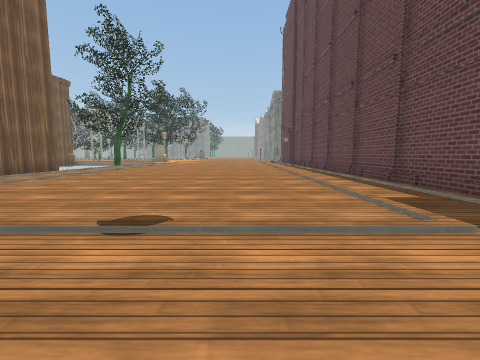
[1] (above)

18 first-person views from a walk through a scene from a Unity 3-D project. The camera is 1.4 m above the floor, tilts 6° down and sees 90° across. The floor is counted in squares, 2 m on a side. Each view is taken from the middle of a square. On the plan, view 1 faces up. The plan holds only what a view shows up to about 9 squares ahead; the rest is blank. The place goes on beyond the plan. The player is left out. Some surface patterns are stand-ins.

[2]
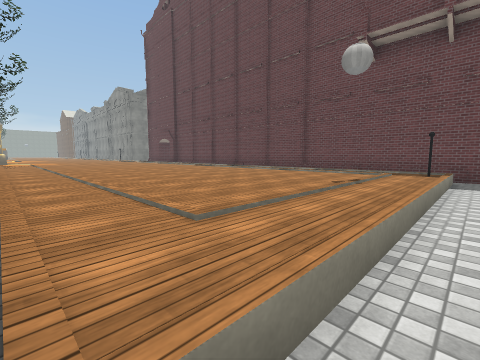

[3]
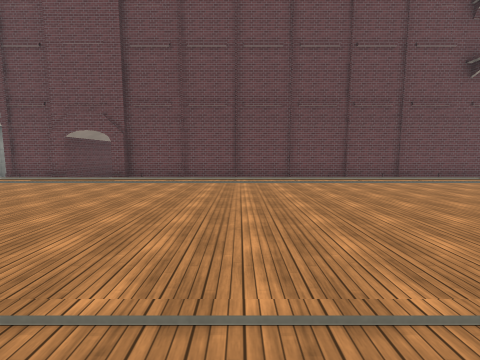

[4]
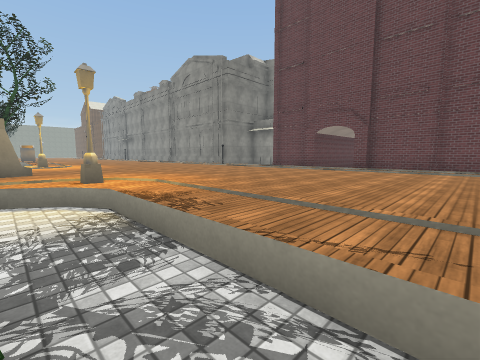

[5]
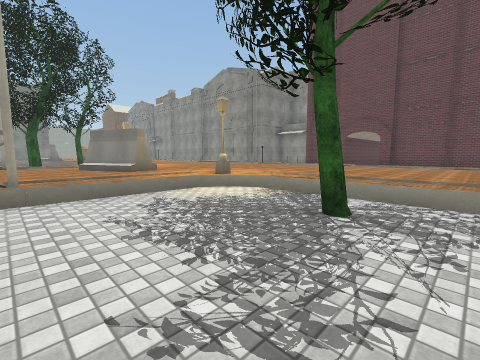

[6]
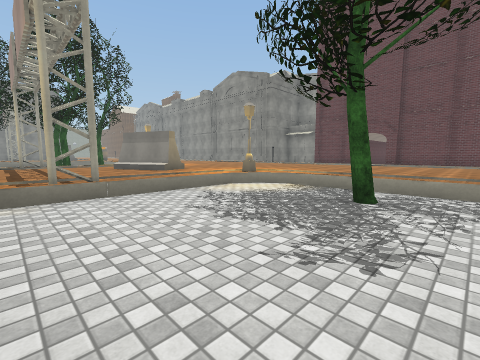

[7]
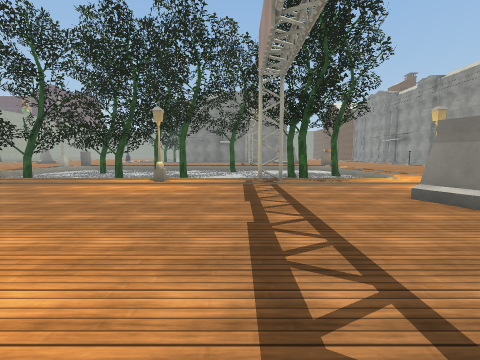

[8]
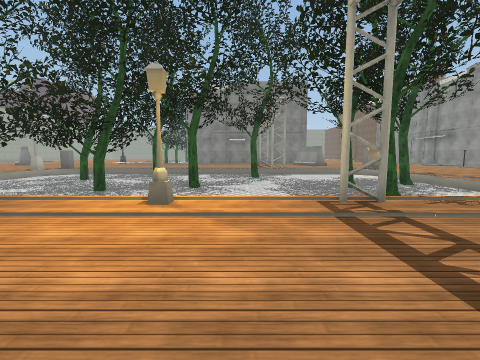

[9]
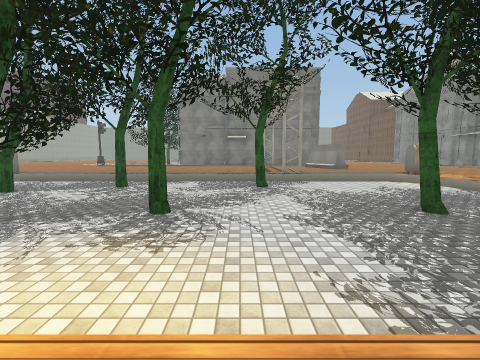

[10]
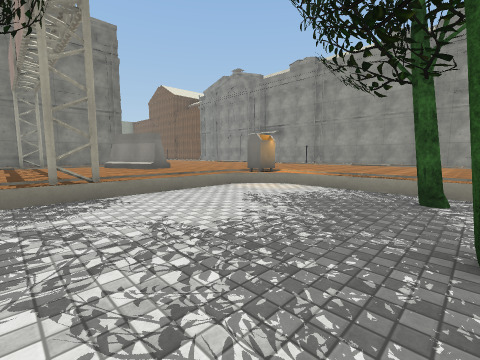

[11]
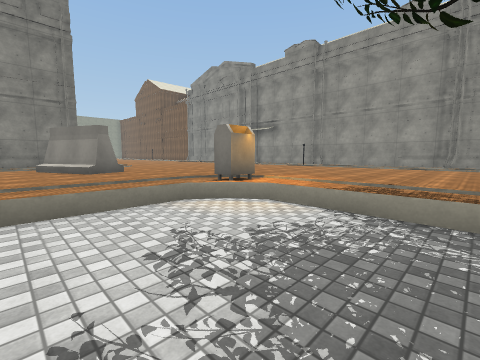

[12]
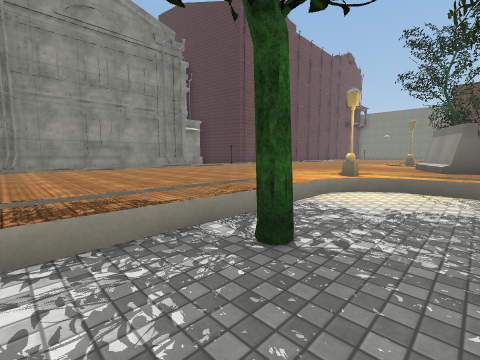

[13]
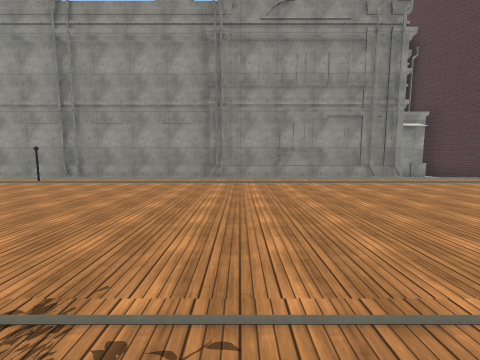

[14]
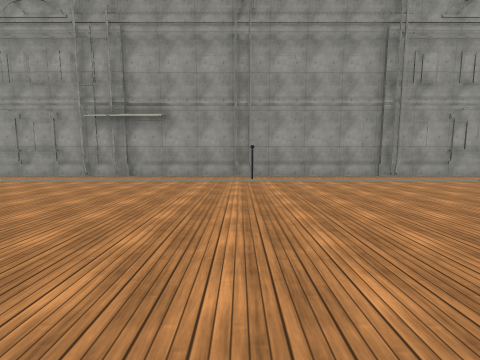

[15]
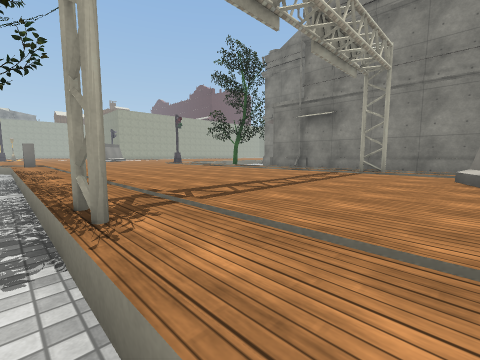

[16]
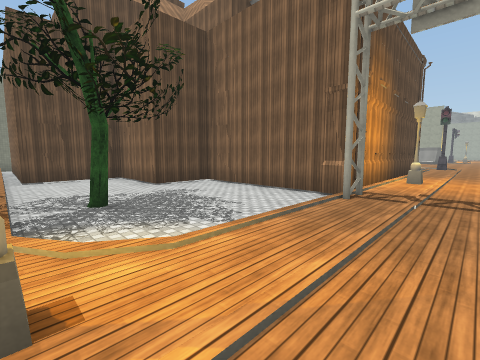

[17]
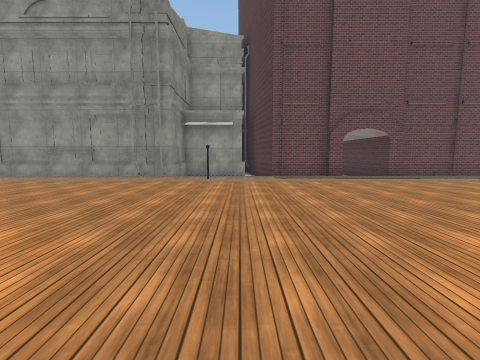

[18]
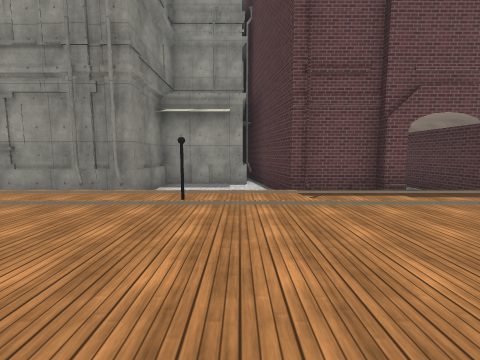

### Floor plan
Key: @ floor where view 1 was taken; # wall or solid block; . main floor; - floor 0.5 m lower than the main floor; / step, stairs or slope; T tree; L lamp; O other object.
Columns run from 17 left of view 1 to 6 right of it. Each row starts with its distance up from view 1.
 39      ######       .. #
 38      #----       ...##
 37      .....      ....##
 36     ......##.  ..... #
 35    ......./#........ #
 34   .........#........ #
 33  ..................O #
 32 .................... #
 31 ............O....... #
 30 --------#--/........ #
 29 ---T---T----/....... #
 28 T-----------/....... #
 27 -----------T/.......-#
 26 -----T---T--/.......-#
 25 --T---------/.......-#
 24  --------T--/.......-#
 23  ///////#///........##
 22  ....L......L.......####
 21   .................. --#
 20    .......##.......O --#
 19     .......#........ --#
 18      ......#........ ###
 17  ...................##
 16  ....L..#...L.......##
 15  ######----/........
 14       #-----/.......###
 13       #-----/.......#
 12       #----T/.......#
 11       #-----/.......#
 10       ###---/.......#
  9         #---/.......#
  8         #---/.......#
  7         ####/.......#
  6            #/.......#
  5            #/.......#
  4             /.......#
  3             /.......#
  2             /.......#
  1             /......O#
  0             -----@--#

Where each view was taken, in squares from view 1:
view 1: 0 up, 0 right, facing up
view 2: 0 up, 5 left, facing up-right
view 3: 10 up, 5 left, facing right
view 4: 11 up, 6 left, facing up-right
view 5: 11 up, 9 left, facing up-right
view 6: 11 up, 10 left, facing up-right
view 7: 16 up, 10 left, facing up
view 8: 19 up, 11 left, facing up
view 9: 22 up, 11 left, facing up
view 10: 26 up, 10 left, facing up-right
view 11: 27 up, 8 left, facing up-right
view 12: 28 up, 7 left, facing down-right
view 13: 27 up, 5 left, facing right
view 14: 33 up, 5 left, facing right
view 15: 30 up, 7 left, facing up-left
view 16: 17 up, 5 left, facing down-left
view 17: 19 up, 5 left, facing right
view 18: 19 up, 2 left, facing right
